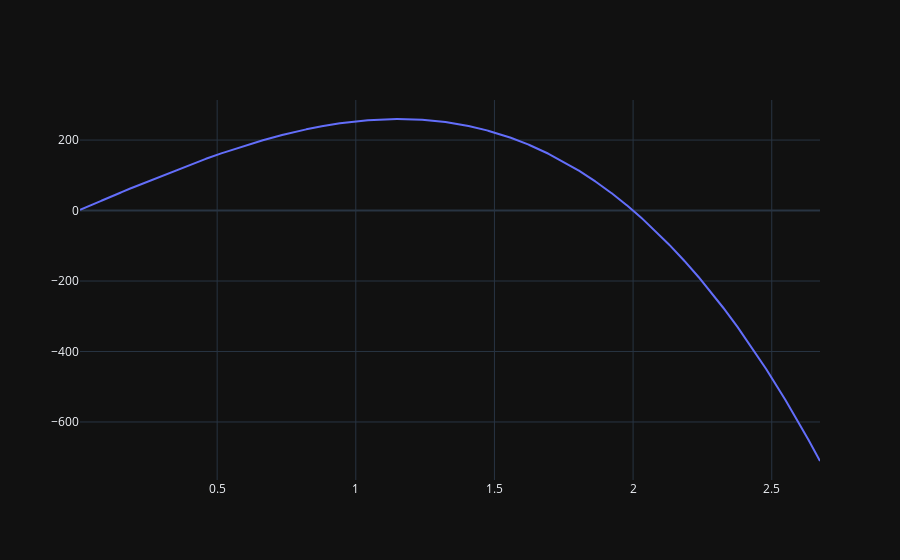

This figure's notebook cell:
### Code cell
#Alu
density = 850
E = 4.1*10**(9)
v = 0.33
t = 15/1000
c0 = 344
theta = 45

eta = 0.1 #loss factor


c0 = 344 #m/s
density_0 = 1.29  # dichte von Luft-Schicht
Z0 = density_0 * c0

# theta = np.pi*theta/180 # theta nur rad sein können
frequency_min = 10
frequency_max = 5000
frequency_range = np.arange(frequency_min, frequency_max)

ims = np.array([])
res = np.array([])
nf = np.array([])

for f in frequency_range:   
    i = 0
    ep = EP(f, t, c0, theta, density, E, v, eta)
    Z = ep.get_Z()
    Zim = np.imag(Z)
    fc = ep.get_fc()

    ims = np.append(ims, Zim/Z0)
    nf = np.append(nf, f/fc)


fig = go.Figure()
fig.add_trace(go.Scatter(x=nf, y=ims))
# fig.update_xaxes(type="log")
fig.show()

### Figure 1 — Plotly figure (JSON) as saved in the notebook; plotly's stock layout.template omitted (floating-point values rounded to 4 significant figures; data arrays with more than 128 entries replaced by an {"elided": "..."} marker saying what was removed)
{"data": [{"x": {"elided": "4990 float values"}, "y": {"elided": "4990 float values"}, "type": "scatter"}], "layout": {}}
